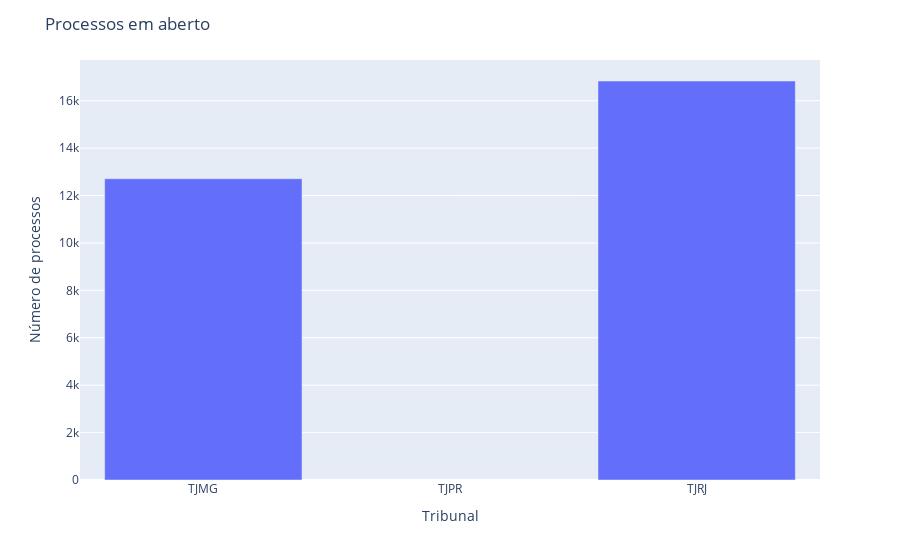

The cell this chart's notebook holds for it:
### Code cell
open_proc = total_proc - closed_proc
fig = px.bar(x=open_proc.index, y=open_proc['count'])
fig.update_layout(
    title='Processos em aberto',
    xaxis_title='Tribunal',
    yaxis_title='Número de processos'
)
fig.show()

### Figure 1 — Plotly figure (JSON) as saved in the notebook; plotly's stock layout.template omitted (floating-point values rounded to 4 significant figures)
{"data": [{"alignmentgroup": "True", "hovertemplate": "x=%{x}<br>y=%{y}<extra></extra>", "legendgroup": "", "marker": {"color": "#636efa"}, "name": "", "offsetgroup": "", "orientation": "v", "showlegend": false, "textposition": "auto", "type": "bar", "x": ["TJMG", "TJPR", "TJRJ"], "xaxis": "x", "y": [12708, null, 16831], "yaxis": "y"}], "layout": {"barmode": "relative", "legend": {"tracegroupgap": 0}, "margin": {"t": 60}, "title": {"text": "Processos em aberto"}, "xaxis": {"anchor": "y", "domain": [0, 1], "title": {"text": "Tribunal"}}, "yaxis": {"anchor": "x", "domain": [0, 1], "title": {"text": "Número de processos"}}}}
